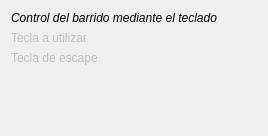
     <widget class="QWidget" name="keyTab" >
      <attribute name="title" >
       <string>&amp;Teclado</string>
      </attribute>
      <attribute name="icon" >
       <iconset resource="nadir.qrc" >
        <normaloff>:/images/images/keyboard.svg</normaloff>:/images/images/keyboard.svg</iconset>
      </attribute>
      <layout class="QGridLayout" name="gridLayout_4" >
       <item row="0" column="1" colspan="3" >
        <widget class="QLabel" name="label_6" >
         <property name="font" >
          <font>
           <italic>true</italic>
          </font>
         </property>
         <property name="text" >
          <string>Control del barrido mediante el teclado</string>
         </property>
        </widget>
       </item>
       <item row="1" column="1" >
        <widget class="QLabel" name="label_20" >
         <property name="enabled" >
          <bool>false</bool>
         </property>
         <property name="text" >
          <string>Tecla a utilizar</string>
         </property>
        </widget>
       </item>
       <item row="2" column="1" >
        <widget class="QLabel" name="label_21" >
         <property name="enabled" >
          <bool>false</bool>
         </property>
         <property name="text" >
          <string>Tecla de escape</string>
         </property>
        </widget>
       </item>
       <item row="3" column="3" >
        <spacer name="horizontalSpacer_12" >
         <property name="orientation" >
          <enum>Qt::Horizontal</enum>
         </property>
         <property name="sizeHint" stdset="0" >
          <size>
           <width>40</width>
           <height>20</height>
          </size>
         </property>
        </spacer>
       </item>
       <item row="4" column="2" >
        <spacer name="verticalSpacer" >
         <property name="orientation" >
          <enum>Qt::Vertical</enum>
         </property>
         <property name="sizeHint" stdset="0" >
          <size>
           <width>20</width>
           <height>40</height>
          </size>
         </property>
        </spacer>
       </item>
       <item row="3" column="4" >
        <spacer name="horizontalSpacer_4" >
         <property name="orientation" >
          <enum>Qt::Horizontal</enum>
         </property>
         <property name="sizeHint" stdset="0" >
          <size>
           <width>40</width>
           <height>20</height>
          </size>
         </property>
        </spacer>
       </item>
      </layout>
     </widget>
